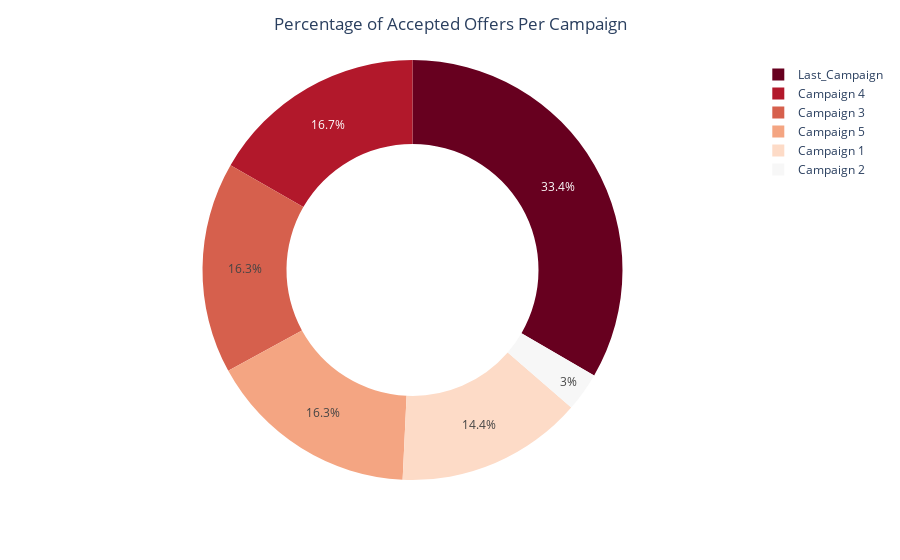

The notebook cell saved with this chart:
### Code cell
# campaign columns
campaignCols = ['AcceptedCmp1', 'AcceptedCmp2', 'AcceptedCmp3', 'AcceptedCmp4', 'AcceptedCmp5', 'Response']

# plot data
df[campaignCols].sum().plot(kind='bar')

# title
plt.title("Distribution of Campaign Receipts per Batch", fontsize=15)

# set x and y label
plt.ylabel("Number of Accepted Campaign to Cust. ", fontsize=15)
plt.xlabel("Campaign Batch Number", fontsize=12)
plt.xticks(ticks=[0,1,2,3,4,5], labels=['Campaign 1', 'Campaign 2', 'Campaign 3', 'Campaign 4', 'Campaign 5', 'Last_Campaign'], fontsize=10)

# rotate x label
plt.tick_params(axis='x', labelrotation=360)

aCmp = df[['AcceptedCmp1', 'AcceptedCmp2', 'AcceptedCmp3', 'AcceptedCmp4',
           'AcceptedCmp5', 'Response']].sum(axis=0)
names = ['Campaign 1','Campaign 2','Campaign 3','Campaign 4','Campaign 5', 'Last_Campaign']

fig = px.pie(values=aCmp.values, names=names, hole=0.6,
             color_discrete_sequence=px.colors.sequential.RdBu)
fig.update_layout(title_text='Percentage of Accepted Offers Per Campaign', title_x=0.5)

### Figure 1 — Plotly figure (JSON) as saved in the notebook; plotly's stock layout.template omitted (floating-point values rounded to 4 significant figures)
{"data": [{"domain": {"x": [0, 1], "y": [0, 1]}, "hole": 0.6, "hovertemplate": "label=%{label}<br>value=%{value}<extra></extra>", "labels": ["Campaign 1", "Campaign 2", "Campaign 3", "Campaign 4", "Campaign 5", "Last_Campaign"], "legendgroup": "", "name": "", "showlegend": true, "type": "pie", "values": [144, 30, 163, 167, 163, 334]}], "layout": {"legend": {"tracegroupgap": 0}, "margin": {"t": 60}, "piecolorway": ["rgb(103,0,31)", "rgb(178,24,43)", "rgb(214,96,77)", "rgb(244,165,130)", "rgb(253,219,199)", "rgb(247,247,247)", "rgb(209,229,240)", "rgb(146,197,222)", "rgb(67,147,195)", "rgb(33,102,172)", "rgb(5,48,97)"], "title": {"text": "Percentage of Accepted Offers Per Campaign", "x": 0.5}}}
